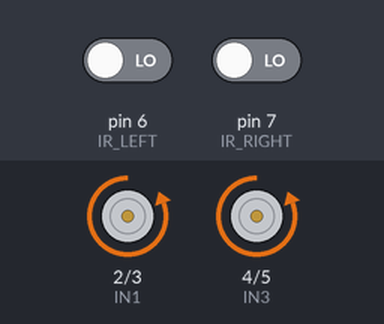
Simulated run of this sketch. Board: Arduino Uno, built with avr-gcc and run on an emulated ATmega328P. Parts: motor-driver pin pairs drawn as motors (green arrow = first pin HIGH = forward, orange = second pin HIGH = backward, longer = more drive). Inputs (shaded band) come from the test bench; at power-on: pin 6 (IR_LEFT) LOW, pin 7 (IR_RIGHT) LOW.

Above: at 2.0 s.
2.1 s: pin 6 (IR_LEFT) driven HIGH
At 3.6 s:
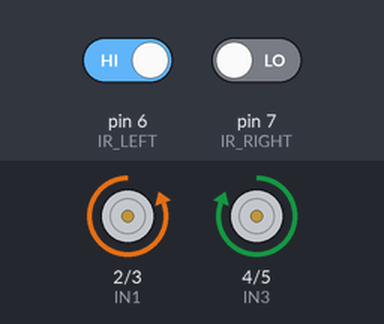
3.9 s: pin 7 (IR_RIGHT) driven HIGH
At 4.8 s:
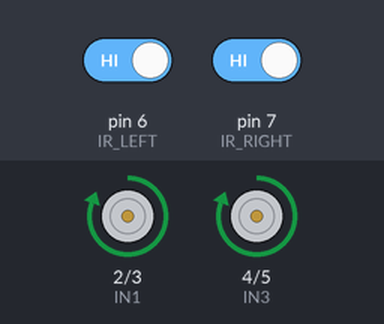
5.4 s: pin 7 (IR_RIGHT) driven LOW
At 6.0 s:
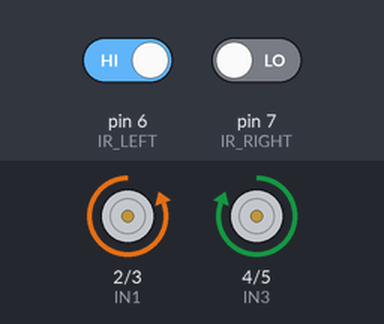
6.9 s: pin 6 (IR_LEFT) driven LOW
At 7.05 s:
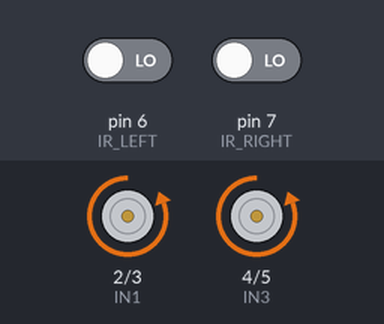
Timing chart, 0 to 11.1 s (numbered marks = the images above; inputs shaded):
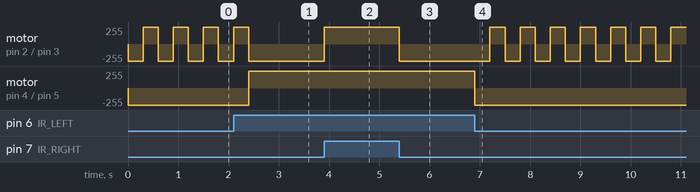

Measured:
- after the input at 2.1 s, motor on pin 2 (IN1) / pin 3 (IN2): goes on until 2.4 s, then stays backward 255/255; motor on pin 4 (IN3) / pin 5 (IN4): backward 255/255 → forward 255/255 after 0.30 s
- after the input at 3.9 s, motor on pin 2 (IN1) / pin 3 (IN2): backward 255/255 → forward 255/255 at once
- after the input at 5.4 s, motor on pin 2 (IN1) / pin 3 (IN2): forward 255/255 → backward 255/255 at once
- after the input at 6.9 s, motor on pin 2 (IN1) / pin 3 (IN2): alternates forward 255/255 for 0.30 s and backward 255/255 for 0.30 s, starting after 0.30 s; motor on pin 4 (IN3) / pin 5 (IN4): forward 255/255 → backward 255/255 at once
- by itself, motor on pin 2 (IN1) / pin 3 (IN2): alternates forward 255/255 for 0.30 s and backward 255/255 for 0.30 s

The sketch:

obstacle_avoiding_robot.ino
```cpp
// -------- PIN CONFIG (CHANGE HERE ONLY) --------
#define IN1 2
#define IN2 3
#define IN3 4
#define IN4 5

#define IR_LEFT 6
#define IR_RIGHT 7

// ----------------------------------------------

void setup() {
  pinMode(IN1, OUTPUT);
  pinMode(IN2, OUTPUT);
  pinMode(IN3, OUTPUT);
  pinMode(IN4, OUTPUT);

  pinMode(IR_LEFT, INPUT);
  pinMode(IR_RIGHT, INPUT);
}

// -------- MOTOR FUNCTIONS --------
void forward() {
  digitalWrite(IN1, HIGH); digitalWrite(IN2, LOW);
  digitalWrite(IN3, HIGH); digitalWrite(IN4, LOW);
}

void backward() {
  digitalWrite(IN1, LOW); digitalWrite(IN2, HIGH);
  digitalWrite(IN3, LOW); digitalWrite(IN4, HIGH);
}

void left() {
  digitalWrite(IN1, LOW); digitalWrite(IN2, HIGH);
  digitalWrite(IN3, HIGH); digitalWrite(IN4, LOW);
}

void right() {
  digitalWrite(IN1, HIGH); digitalWrite(IN2, LOW);
  digitalWrite(IN3, LOW); digitalWrite(IN4, HIGH);
}

void stopMotors() {
  digitalWrite(IN1, LOW); digitalWrite(IN2, LOW);
  digitalWrite(IN3, LOW); digitalWrite(IN4, LOW);
}

// -------- MAIN LOGIC --------
void loop() {
  int leftSensor = digitalRead(IR_LEFT);
  int rightSensor = digitalRead(IR_RIGHT);

  // Assuming LOW = obstacle (common for IR modules)
  if (leftSensor == HIGH && rightSensor == HIGH) {
    forward();
  }
  else if (leftSensor == LOW && rightSensor == HIGH) {
    right();
  }
  else if (leftSensor == HIGH && rightSensor == LOW) {
    left();
  }
  else {
    backward();
    delay(300);
    right();
    delay(300);
  }
}
```
